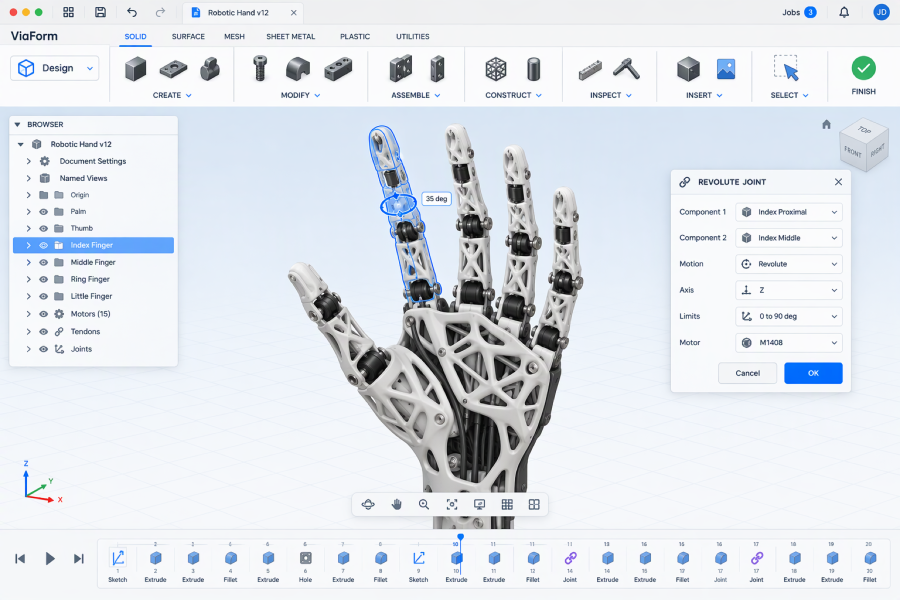
#> input picture docs/design-proposals/v2/fusion-faithful/concepts/1-design.png, 1800 x 1200 px (shown at 1/2 size); its folder holds only this picture in this run
$ python crop_viewports.py
#> lines starting #> are read from the running program, lines starting #| are printed output that depends on the picture
"""Crop the 3D object areas out of the concept images (viewport placeholders only).
Overlays baked into a crop are painted over by row interpolation, then edges are feathered."""
from PIL import Image, ImageFilter, ImageDraw
import os, sys
C = os.path.join(os.path.dirname(__file__), "../../concepts")
OUT = os.path.join(os.path.dirname(__file__), "../Sources/ProRibbon/Resources/Viewport")

def inpaint(im, box, side='l'):
    x0, y0, x1, y1 = box
    px = im.load()
    if side == 'v':
        for x in range(x0, x1):
            a = px[x, y0 - 2]; b = px[x, y1 + 2]
            for y in range(y0, y1):
                t = (y - y0) / max(1, (y1 - y0))
                px[x, y] = tuple(int(a[i] * (1 - t) + b[i] * t) for i in range(4))
        return
    for y in range(y0, y1):
        a = px[x0 - 2, y] if side == 'l' else px[x1 + 2, y]; b = a
        for x in range(x0, x1):
            t = (x - x0) / max(1, (x1 - x0))
            px[x, y] = tuple(int(a[i] * (1 - t) + b[i] * t) for i in range(4))

def feather(im, r=28, sides="lrtb"):
    w, h = im.size
    m = Image.new("L", (w, h), 0)
    d = ImageDraw.Draw(m)
    d.rectangle([r if "l" in sides else 0, r if "t" in sides else 0,
                 w - (r if "r" in sides else 0), h - (r if "b" in sides else 0)], fill=255)
    m = m.filter(ImageFilter.GaussianBlur(r / 2))
    im.putalpha(m)
    return im

def job(src, box, name, paints=(), fe="lrtb", r=28):
#> called with src = '1-design.png', box = (470, 200, 1010, 838), name = 'hand_desk.png', fe = 'lrtb', r = 28
    im = Image.open(os.path.join(C, src)).convert("RGBA").crop(box)
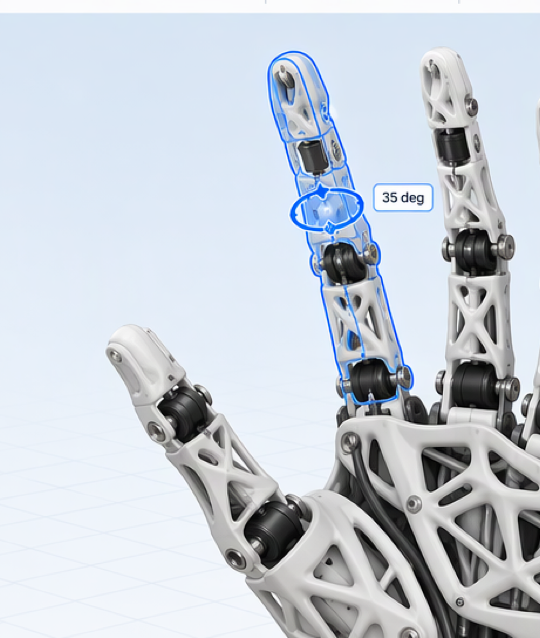
#> im: PIL image 540x638 RGBA; mean R, G, B, A 199.5, 206.7, 215.7, 255
    for p in paints:
        inpaint(im, (p[0] - box[0], p[1] - box[1], p[2] - box[0], p[3] - box[1]), p[4] if len(p) > 4 else 'l')
    if fe:
        im = feather(im, r, fe)
#> in feather, `m = Image.new("L", (w, h), 0)`: m: PIL image 540x638 L; every value is 0
#> in feather, `m = m.filter(ImageFilter.GaussianBlur(r / 2))`:
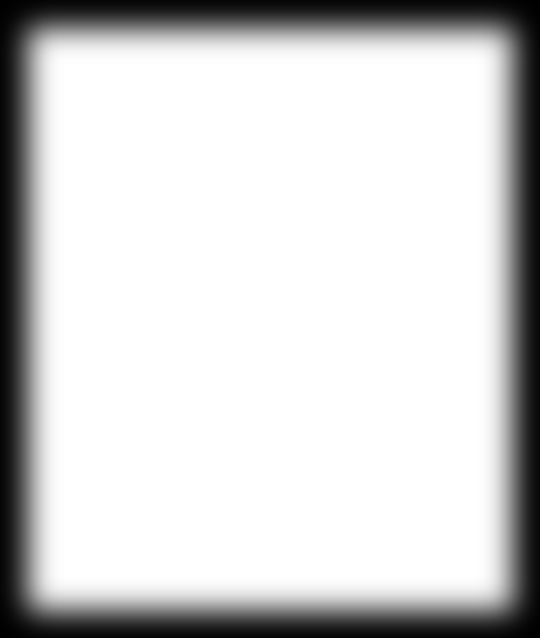
#> m: PIL image 540x638 L; min 0, max 255, mean 209.1
#> in feather, `im.putalpha(m)`:
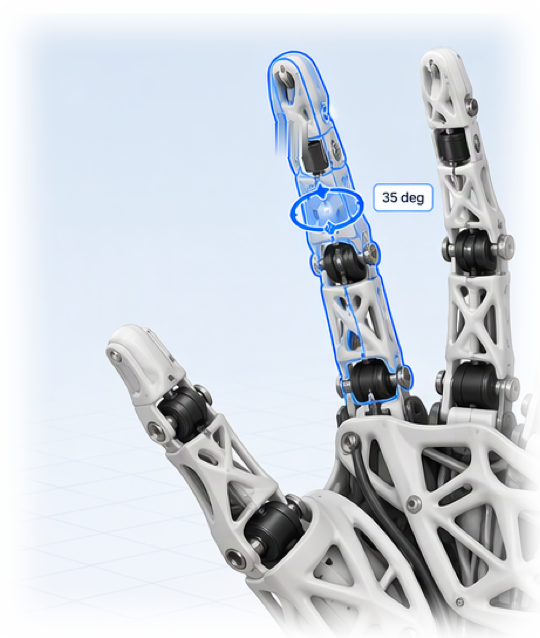
#> im: PIL image 540x638 RGBA; mean R, G, B, A 199.5, 206.7, 215.7, 209.1; transparent parts drawn white
    im.save(os.path.join(OUT, name))
    print(name, im.size)
#| hand_desk.png (540, 638)

job("1-design.png", (470, 200, 1010, 838), "hand_desk.png", paints=[(715, 323, 778, 357, 'v')], fe="lrtb")
job("2-generative.png", (285, 255, 915, 770), "drone_stress.png")
#> call 2 of job, with src = '2-generative.png', box = (285, 255, 915, 770), name = 'drone_stress.png', paints = (), fe = 'lrtb', r = 28
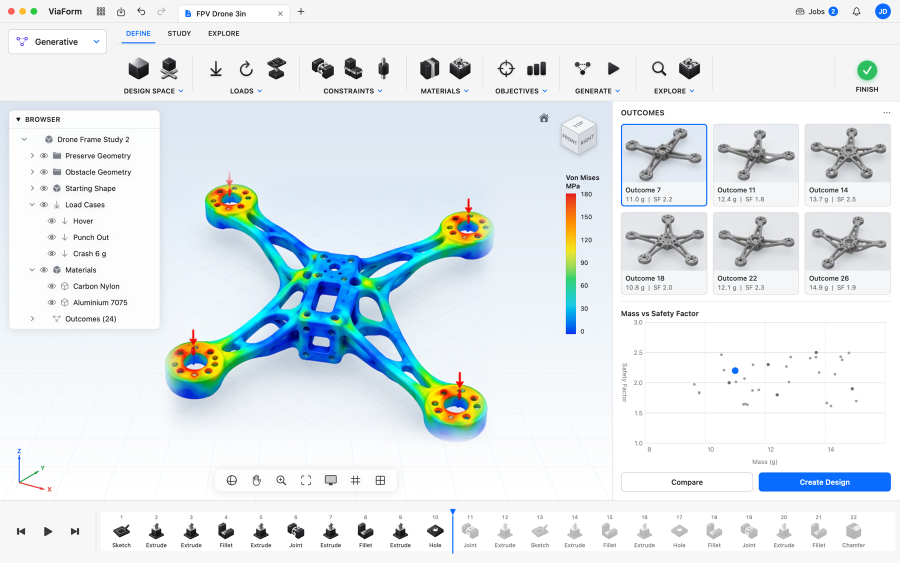
#> input picture docs/design-proposals/v2/fusion-faithful/swiftui/screens/2-generative.png, 1800 x 1125 px, found by its file name (shown at 1/2 size)
#> in job (call 2), `im = Image.open(os.path.join(C, src)).convert("RGBA").crop(box)`:
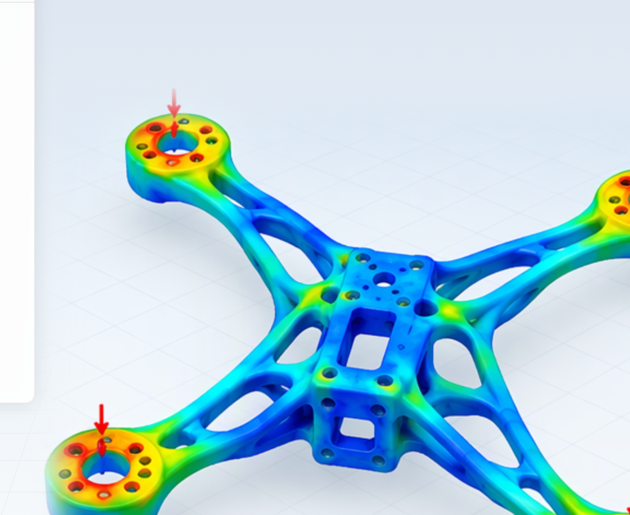
#> im: PIL image 630x515 RGBA; mean R, G, B, A 177.7, 211.7, 222.8, 255
#> call 2 of feather, with r = 28, sides = 'lrtb'
#> in feather (call 2), `m = Image.new("L", (w, h), 0)`: m: PIL image 630x515 L; every value is 0
#> in feather (call 2), `m = m.filter(ImageFilter.GaussianBlur(r / 2))`:
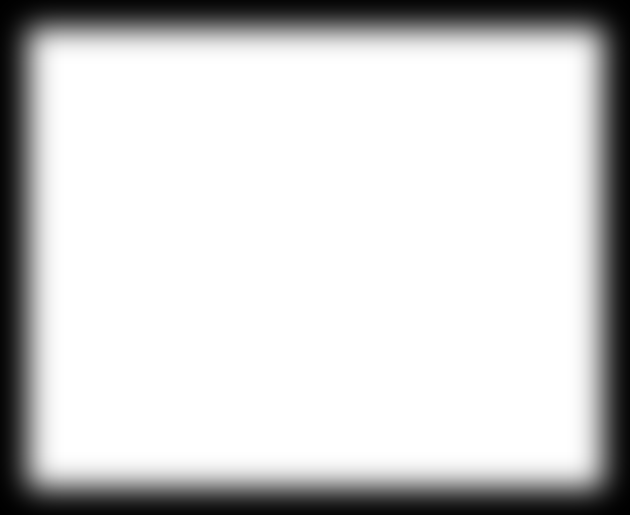
#> m: PIL image 630x515 L; min 0, max 255, mean 207.7
#> in feather (call 2), `im.putalpha(m)`:
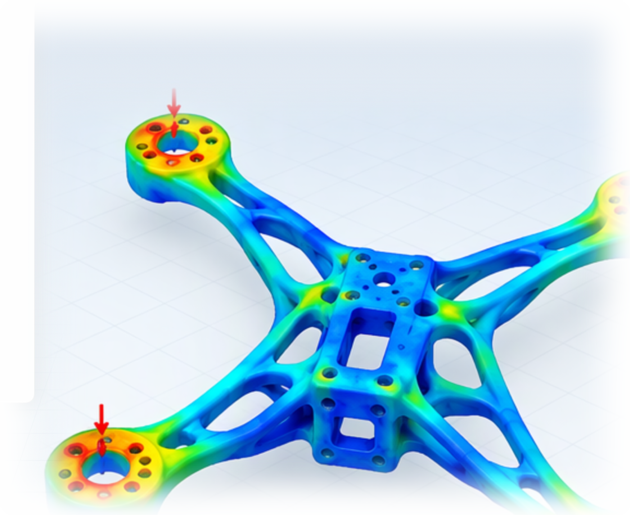
#> im: PIL image 630x515 RGBA; mean R, G, B, A 177.7, 211.7, 222.8, 207.7; transparent parts drawn white
#| drone_stress.png (630, 515)
job("3-simulation.png", (330, 190, 1366, 652), "sim_scene.png", fe="")
#> (the run stopped early here; a loop or call above may not have finished)
